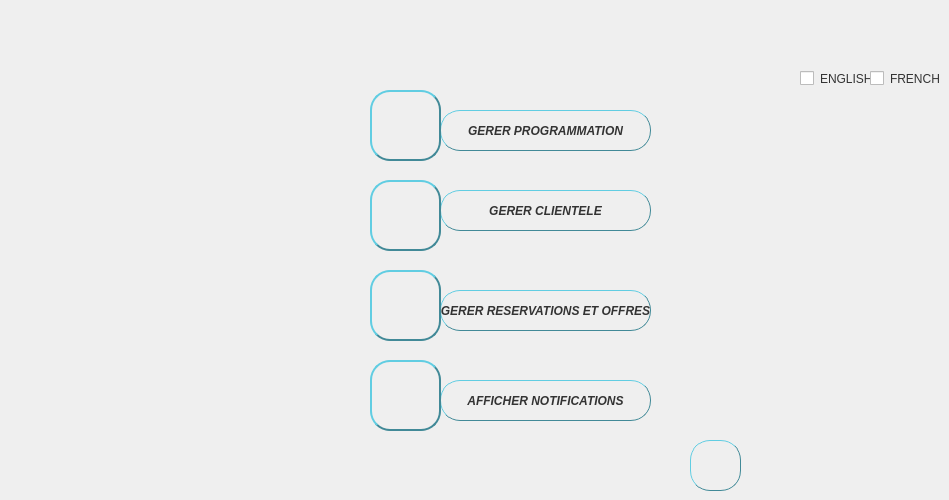
    <widget class="QWidget" name="page_4">
     <widget class="QPushButton" name="menuPROG2">
      <property name="geometry">
       <rect>
        <x>440</x>
        <y>110</y>
        <width>211</width>
        <height>41</height>
       </rect>
      </property>
      <property name="font">
       <font>
        <weight>75</weight>
        <italic>true</italic>
        <bold>true</bold>
       </font>
      </property>
      <property name="styleSheet">
       <string notr="true">QPushButton:pressed {
       background-color: qlineargradient(spread:pad, x1:0, y1:0, x2:0, y2:1,   stop:0 rgba(60, 186, 162, 255), stop:1 rgba(98, 211, 162, 255))
}
QPushButton:hover:!pressed{ color: #035381}

QPushButton:disabled {
       background-color: rgb(170, 170, 127)
}
QPushButton{
color: #333;
    border: 1px solid #418997;
    border-radius: 20px;
    border-style: outset;
    background: qradialgradient(
        cx: 0.3, cy: -0.4, fx: 0.3, fy: -0.4,
        radius: 1.35, stop: 0 #fff, stop: 1 #D0DDDF
        );
padding:1x;
 }</string>
      </property>
      <property name="text">
       <string>GERER PROGRAMMATION</string>
      </property>
     </widget>
     <widget class="QPushButton" name="menuCLIENT2">
      <property name="geometry">
       <rect>
        <x>440</x>
        <y>190</y>
        <width>211</width>
        <height>41</height>
       </rect>
      </property>
      <property name="font">
       <font>
        <weight>75</weight>
        <italic>true</italic>
        <bold>true</bold>
       </font>
      </property>
      <property name="styleSheet">
       <string notr="true">QPushButton:pressed {
       background-color: qlineargradient(spread:pad, x1:0, y1:0, x2:0, y2:1,   stop:0 rgba(60, 186, 162, 255), stop:1 rgba(98, 211, 162, 255))
}
QPushButton:hover:!pressed{ color: #035381}

QPushButton:disabled {
       background-color: rgb(170, 170, 127)
}
QPushButton{
color: #333;
    border: 1px solid #418997;
    border-radius: 20px;
    border-style: outset;
    background: qradialgradient(
        cx: 0.3, cy: -0.4, fx: 0.3, fy: -0.4,
        radius: 1.35, stop: 0 #fff, stop: 1 #D0DDDF
        );
padding:1x;
 }</string>
      </property>
      <property name="text">
       <string>GERER CLIENTELE</string>
      </property>
     </widget>
     <widget class="QPushButton" name="menuRES2">
      <property name="geometry">
       <rect>
        <x>440</x>
        <y>290</y>
        <width>211</width>
        <height>41</height>
       </rect>
      </property>
      <property name="font">
       <font>
        <weight>75</weight>
        <italic>true</italic>
        <bold>true</bold>
       </font>
      </property>
      <property name="styleSheet">
       <string notr="true">QPushButton:pressed {
       background-color: qlineargradient(spread:pad, x1:0, y1:0, x2:0, y2:1,   stop:0 rgba(60, 186, 162, 255), stop:1 rgba(98, 211, 162, 255))
}
QPushButton:hover:!pressed{ color: #035381}

QPushButton:disabled {
       background-color: rgb(170, 170, 127)
}
QPushButton{
color: #333;
    border: 1px solid #418997;
    border-radius: 20px;
    border-style: outset;
    background: qradialgradient(
        cx: 0.3, cy: -0.4, fx: 0.3, fy: -0.4,
        radius: 1.35, stop: 0 #fff, stop: 1 #D0DDDF
        );
padding:1x;
 }</string>
      </property>
      <property name="text">
       <string>GERER RESERVATIONS ET OFFRES</string>
      </property>
     </widget>
     <widget class="QPushButton" name="menuNOTIF2">
      <property name="geometry">
       <rect>
        <x>440</x>
        <y>380</y>
        <width>211</width>
        <height>41</height>
       </rect>
      </property>
      <property name="font">
       <font>
        <weight>75</weight>
        <italic>true</italic>
        <bold>true</bold>
       </font>
      </property>
      <property name="styleSheet">
       <string notr="true">QPushButton:pressed {
       background-color: qlineargradient(spread:pad, x1:0, y1:0, x2:0, y2:1,   stop:0 rgba(60, 186, 162, 255), stop:1 rgba(98, 211, 162, 255))
}
QPushButton:hover:!pressed{ color: #035381}

QPushButton:disabled {
       background-color: rgb(170, 170, 127)
}
QPushButton{
color: #333;
    border: 1px solid #418997;
    border-radius: 20px;
    border-style: outset;
    background: qradialgradient(
        cx: 0.3, cy: -0.4, fx: 0.3, fy: -0.4,
        radius: 1.35, stop: 0 #fff, stop: 1 #D0DDDF
        );
padding:1x;
 }</string>
      </property>
      <property name="text">
       <string>AFFICHER NOTIFICATIONS</string>
      </property>
     </widget>
     <widget class="QPushButton" name="logout">
      <property name="geometry">
       <rect>
        <x>690</x>
        <y>440</y>
        <width>51</width>
        <height>51</height>
       </rect>
      </property>
      <property name="font">
       <font>
        <weight>75</weight>
        <italic>true</italic>
        <bold>true</bold>
       </font>
      </property>
      <property name="styleSheet">
       <string notr="true">QPushButton:pressed {
       background-color: qlineargradient(spread:pad, x1:0, y1:0, x2:0, y2:1,   stop:0 rgba(60, 186, 162, 255), stop:1 rgba(98, 211, 162, 255))
}
QPushButton:hover:!pressed{ color: #035381}

QPushButton:disabled {
       background-color: rgb(170, 170, 127)
}
QPushButton{
color: #333;
    border: 1px solid #418997;
    border-radius: 20px;
    border-style: outset;
    background: qradialgradient(
        cx: 0.3, cy: -0.4, fx: 0.3, fy: -0.4,
        radius: 1.35, stop: 0 #fff, stop: 1 #D0DDDF
        );
padding:1x;
 }</string>
      </property>
      <property name="text">
       <string/>
      </property>
      <property name="icon">
       <iconset resource="resource.qrc">
        <normaloff>:/rsc/img/logout.png</normaloff>:/rsc/img/logout.png</iconset>
      </property>
      <property name="iconSize">
       <size>
        <width>30</width>
        <height>30</height>
       </size>
      </property>
     </widget>
     <widget class="QCheckBox" name="checkBox_FRENCH">
      <property name="geometry">
       <rect>
        <x>870</x>
        <y>70</y>
        <width>70</width>
        <height>17</height>
       </rect>
      </property>
      <property name="styleSheet">
       <string notr="true">
color: #333;
    border-radius: 20px;
    border-style: outset;
    background: qradialgradient(
        cx: 0.3, cy: -0.4, fx: 0.3, fy: -0.4,
        radius: 1.35, stop: 0 #fff, stop: 1 #8EBCC6
        );
padding:1x;
 </string>
      </property>
      <property name="text">
       <string>FRENCH</string>
      </property>
     </widget>
     <widget class="QCheckBox" name="checkBox_ENGLISH">
      <property name="geometry">
       <rect>
        <x>800</x>
        <y>70</y>
        <width>70</width>
        <height>17</height>
       </rect>
      </property>
      <property name="styleSheet">
       <string notr="true">
color: #333;
    border-radius: 20px;
    border-style: outset;
    background: qradialgradient(
        cx: 0.3, cy: -0.4, fx: 0.3, fy: -0.4,
        radius: 1.35, stop: 0 #fff, stop: 1 #8EBCC6
        );
padding:1x;
 </string>
      </property>
      <property name="text">
       <string>ENGLISH</string>
      </property>
     </widget>
     <widget class="QToolButton" name="toolButton_2">
      <property name="geometry">
       <rect>
        <x>370</x>
        <y>90</y>
        <width>71</width>
        <height>71</height>
       </rect>
      </property>
      <property name="styleSheet">
       <string notr="true">color: #333;
    border: 2px solid #418997;
    border-radius: 20px;
    border-style: outset;
 background: qradialgradient(
        cx: 0.3, cy: -0.4, fx: 0.3, fy: -0.4,
        radius: 1.35, stop: 0 #fff, stop: 1 #93C1CA
        );
    padding: 5px;</string>
      </property>
      <property name="text">
       <string/>
      </property>
      <property name="icon">
       <iconset resource="resource.qrc">
        <normaloff>:/rsc/img/prog.png</normaloff>:/rsc/img/prog.png</iconset>
      </property>
      <property name="iconSize">
       <size>
        <width>128</width>
        <height>128</height>
       </size>
      </property>
     </widget>
     <widget class="QToolButton" name="toolButton_5">
      <property name="geometry">
       <rect>
        <x>370</x>
        <y>270</y>
        <width>71</width>
        <height>71</height>
       </rect>
      </property>
      <property name="styleSheet">
       <string notr="true">color: #333;
    border: 2px solid #418997;
    border-radius: 20px;
    border-style: outset;
    background: qradialgradient(
        cx: 0.3, cy: -0.4, fx: 0.3, fy: -0.4,
        radius: 1.35, stop: 0 #fff, stop: 1 #418997
        );
    padding: 5px;</string>
      </property>
      <property name="text">
       <string/>
      </property>
      <property name="icon">
       <iconset resource="resource.qrc">
        <normaloff>:/rsc/img/reserv.png</normaloff>:/rsc/img/reserv.png</iconset>
      </property>
      <property name="iconSize">
       <size>
        <width>128</width>
        <height>128</height>
       </size>
      </property>
     </widget>
     <widget class="QToolButton" name="toolButton_6">
      <property name="geometry">
       <rect>
        <x>370</x>
        <y>360</y>
        <width>71</width>
        <height>71</height>
       </rect>
      </property>
      <property name="styleSheet">
       <string notr="true">color: #333;
    border: 2px solid #418997;
    border-radius: 20px;
    border-style: outset;
    background: qradialgradient(
        cx: 0.3, cy: -0.4, fx: 0.3, fy: -0.4,
        radius: 1.35, stop: 0 #fff, stop: 1 #418997
        );
    padding: 5px;</string>
      </property>
      <property name="text">
       <string/>
      </property>
      <property name="icon">
       <iconset resource="resource.qrc">
        <normaloff>:/rsc/img/notif.png</normaloff>:/rsc/img/notif.png</iconset>
      </property>
      <property name="iconSize">
       <size>
        <width>128</width>
        <height>128</height>
       </size>
      </property>
     </widget>
     <widget class="QToolButton" name="toolButton_12">
      <property name="geometry">
       <rect>
        <x>370</x>
        <y>180</y>
        <width>71</width>
        <height>71</height>
       </rect>
      </property>
      <property name="styleSheet">
       <string notr="true">color: #333;
    border: 2px solid #418997;
    border-radius: 20px;
    border-style: outset;
    background: qradialgradient(
        cx: 0.3, cy: -0.4, fx: 0.3, fy: -0.4,
        radius: 1.35, stop: 0 #fff, stop: 1 #418997
        );
    padding: 5px;</string>
      </property>
      <property name="text">
       <string/>
      </property>
      <property name="icon">
       <iconset resource="resource.qrc">
        <normaloff>:/rsc/img/clientss.png</normaloff>:/rsc/img/clientss.png</iconset>
      </property>
      <property name="iconSize">
       <size>
        <width>128</width>
        <height>128</height>
       </size>
      </property>
     </widget>
    </widget>
